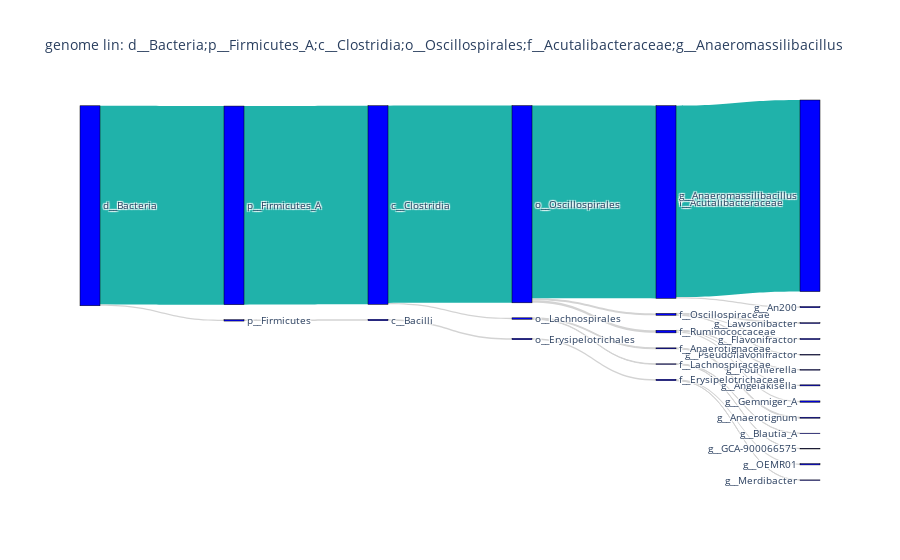

The code cell stored with this chart in its notebook:
### Code cell
fig = load_and_make_fig('output.demo', 'LoombaR_2017__SID1050_bax__bin.11.fa.gz')
fig.show()

### Figure 1 — Plotly figure (JSON) as saved in the notebook; plotly's stock layout.template omitted (floating-point values rounded to 4 significant figures)
{"data": [{"link": {"color": ["lightseagreen", "lightseagreen", "lightgrey", "lightseagreen", "lightgrey", "lightgrey", "lightgrey", "lightseagreen", "lightgrey", "lightgrey", "lightgrey", "lightgrey", "lightgrey", "lightgrey", "lightseagreen", "lightgrey", "lightgrey", "lightgrey", "lightgrey", "lightgrey", "lightgrey", "lightgrey", "lightgrey", "lightgrey", "lightgrey", "lightgrey"], "label": ["19.9% of total k-mers", "19.9% of total k-mers", "0.1% of total k-mers", "19.7% of total k-mers", "0.1% of total k-mers", "0.3% of total k-mers", "0.2% of total k-mers", "19.3% of total k-mers", "0.0% of total k-mers", "0.1% of total k-mers", "0.1% of total k-mers", "0.1% of total k-mers", "0.0% of total k-mers", "0.1% of total k-mers", "19.2% of total k-mers", "0.1% of total k-mers", "0.1% of total k-mers", "0.1% of total k-mers", "0.1% of total k-mers", "0.0% of total k-mers", "0.1% of total k-mers", "0.1% of total k-mers", "0.0% of total k-mers", "0.1% of total k-mers", "0.0% of total k-mers", "0.0% of total k-mers"], "source": [0, 1, 1, 2, 2, 3, 3, 3, 4, 4, 4, 6, 6, 6, 8, 8, 13, 14, 15, 16, 16, 18, 18, 19, 21, 21], "target": [2, 0, 13, 3, 18, 4, 6, 8, 5, 11, 24, 7, 10, 23, 9, 12, 14, 15, 16, 17, 26, 19, 21, 20, 22, 25], "value": [2079, 2079, 14, 2064, 15, 27, 20, 2017, 2, 11, 14, 8, 1, 11, 2005, 12, 14, 14, 14, 1, 13, 10, 5, 10, 3, 2]}, "node": {"color": "blue", "label": ["p__Firmicutes_A", "d__Bacteria", "c__Clostridia", "o__Oscillospirales", "f__Ruminococcaceae", "g__Fournierella", "f__Oscillospiraceae", "g__Lawsonibacter", "f__Acutalibacteraceae", "g__Anaeromassilibacillus", "g__Pseudoflavonifractor", "g__Angelakisella", "g__An200", "p__Firmicutes", "c__Bacilli", "o__Erysipelotrichales", "f__Erysipelotrichaceae", "g__Merdibacter", "o__Lachnospirales", "f__Anaerotignaceae", "g__Anaerotignum", "f__Lachnospiraceae", "g__Blautia_A", "g__Flavonifractor", "g__Gemmiger_A", "g__GCA-900066575", "g__OEMR01"], "line": {"color": "black", "width": 0.5}, "pad": 15, "thickness": 20}, "type": "sankey"}], "layout": {"font": {"size": 10}, "title": {"text": "genome lin: d__Bacteria;p__Firmicutes_A;c__Clostridia;o__Oscillospirales;f__Acutalibacteraceae;g__Anaeromassilibacillus"}}}
